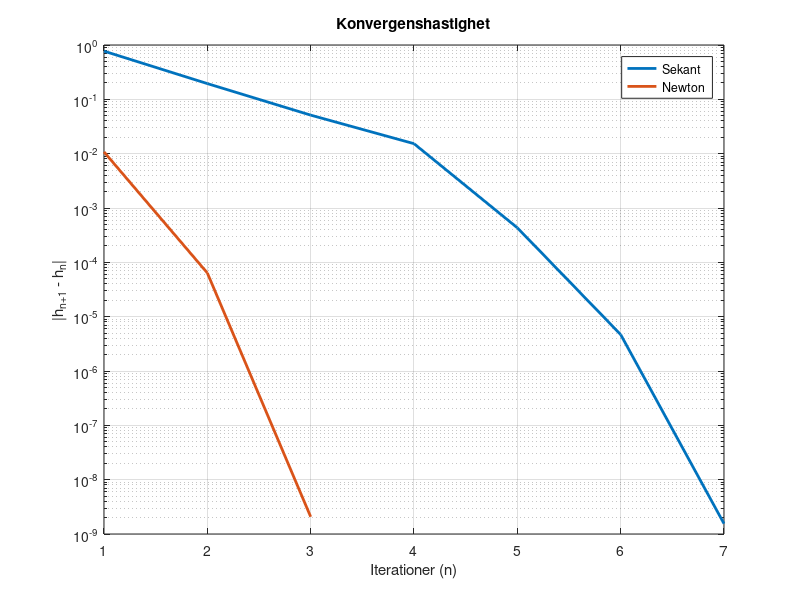

The MATLAB script that drew this image:
% Uppgift 2a Newtons metod 
H = 0.5;
f = @(x) 8 * exp(-x/2) * cos(3 * x) - H; % funktionen
fp = @(x) -4 * exp(-x/2) * cos(3 * x) - 24 * exp(-x/2) * sin(3 * x); % derivatan av funktionen

x = 4.49; % Startgissning 
tol = 1e-8; % Tolerans
diffx = 1; iter = 0; maxiter = 100;
res_newton=[];% uppgift 2c

while diffx > tol && iter < maxiter % 
    iter = iter + 1; % öka antal iterationer
    xnew = x - (f ( x ) / fp ( x )) ; % Räkna xn+1=xn-(f(x)/f'(x)) 
    diffx = abs ( xnew - x ) ; % skillnaden/längden mellan två pinkter:  | x ( n +1) -x ( n ) |
    res_newton=[res_newton,diffx];
    x = xnew ; % Uppdatera xn med värdet av xn+1, alltså stargissningen uppdateras
    disp ([ iter xnew diffx ]) % Utskrift pa skarmen
 end
T_newton=x %resultat

% Startgissningen är 4.49
% Antal iterationer blev 3
% Resultatet blev T = 4.5007
%---------_________________-----------------_______________________-----------------------___________________

% Uppgift 2b : Secant method 
H=0.59;
g = @(x) 8 * exp(-x/2) * cos(3 * x) - H; % funitionen
% Startgissning
h0 = 4; 
h1 = 5;

tol = 1e-8; % tolerans
diffx = 1; % differensen
iter = 0; % antal iterationer
maxiter = 100;
res_sekant=[]; % uppgift 2c

while diffx > tol && iter < maxiter 
    iter = iter + 1; % Increment iteration 
    hnew = h1 - g(h1) * ((h1 - h0) / (g(h1) - g(h0))); % räkna xn+1 = xn-f(xn)*(x-xn)/f(xn)-f(x0) här är xn =h1 och x= h0
    diffx = abs(hnew - h1); % skillnaden/längden mellan två pinkter:  | x ( n +1) -x ( n ) |
    res_sekant=[res_sekant,diffx];
    h0 = h1;  % uppdatera så att i andra iteration x=h1
    h1 = hnew; % uppdatera så att i andra iteration xn = xn+1 eller hnew alltså den nya x värdet
    disp([iter, hnew, diffx]); 
end
T_sekant = h1

%Vilka startvärden har använts? => startvärdena h0=4 och h1 = 4
% Hur många iterationer krävdes => Totalkt krävdes 7 iterationer
% vad blev resultatet? => Resultatet böev T = 4.5007
% Behövs det fler eller färre steg med sekantmetoden för att nå
% ett fel som är mindre än 10−8 än med Newtons metod? => Det behövs fler
% steg i sekant metod jämfört med Netons metod
%Varför är det på det ena eller andra sättet? = > Newtons method får vi den
%exakta lutningen vid en punkt iom att vi har med första derivatan a
%funktionen men i seknats method vlir det en approximation av derivatan.


%---------------________________------------______________---------------______________---------------------

%Uppgift 2c: Jämför konvergenshastigheten

figure;
semilogy(1:length(res_sekant), res_sekant,'LineWidth',2);
hold on;
semilogy(1:length(res_newton), res_newton, 'LineWidth',2);
grid on;
xlabel('Iterationer (n)');
ylabel('|h_{n+1} - h_n|');
title('Konvergenshastighet');
legend('Sekant', 'Newton');


%________----------------_________________------------------___________________------------------------_____

% Uppgift 2d 
H = 2.8464405473 ; % byt H = 2.8464405473 
v = @(x) 8 * exp(-x/2) * cos(3 * x) - H; % funktionen
vp = @(x) -4 * exp(-x/2) * cos(3 * x) - 24 * exp(-x/2) * sin(3 * x); % derivatan av funktionen

x = 0.5; % Startgissning 
tol = 1e-8; % Tolerans
diffx = 1; iter = 0; maxiter = 100;
res2 = [];
while diffx > tol && iter < maxiter 
    iter = iter + 1; % öka anta iterationer
    xnew = x - (v ( x ) / vp ( x )) ; % Räkna xn+1=xn-(f(x)/f'(x)) 
    diffx = abs ( xnew - x ) ; % skillnaden/längden mellan två pinkter:  | x ( n +1) -x ( n ) |
    res2=[res2,diffx];
    x = xnew ; % Uppdatera xn med värdet av xn+1, alltså stargissningen uppdateras
    disp ([ iter xnew diffx ]) % Utskrift pa skarmen
 end
TN=x %resultat

%Studera kon-vergenshastighet och känsligheten vad gäller val av startgissning. jämfört med a) på? 
% => minsta ändring i stargissning i uppgift a kan minska antal iterationer
% drastiskt men inte i sekant metoden
